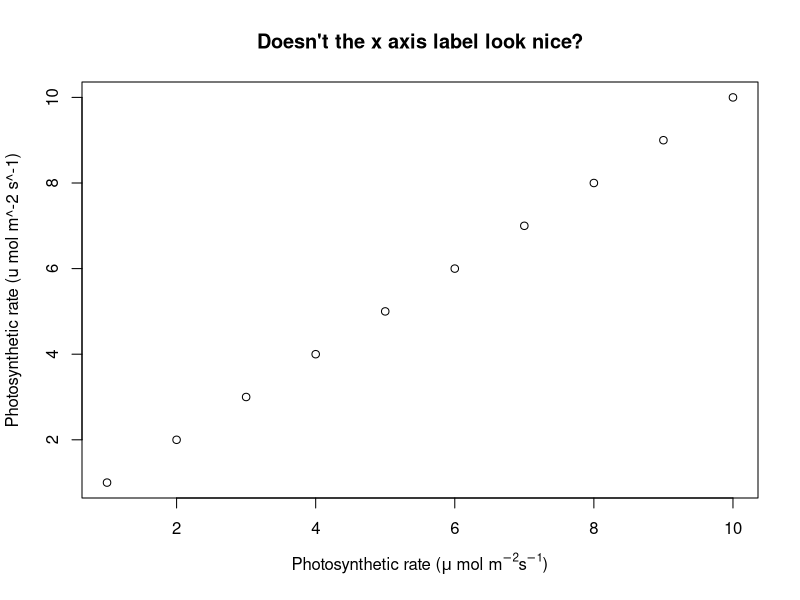

Here is the R script that generated this plot:
fig.sci <- function() {
  plot(1:10, xlab="", ylab="")
  xlab <- expression(paste("Photosynthetic rate (", mu, " mol ", m^-2,
      s^-1, ")"))
  ylab <- "Photosynthetic rate (u mol m^-2 s^-1)"
  mtext(xlab, 1, 3)
  mtext(ylab, 2, 3)
  title(main="Doesn't the x axis label look nice?")
}

png("pics/sci.png", height=450, width=450, pointsize=18)
fig.sci()
dev.off()
